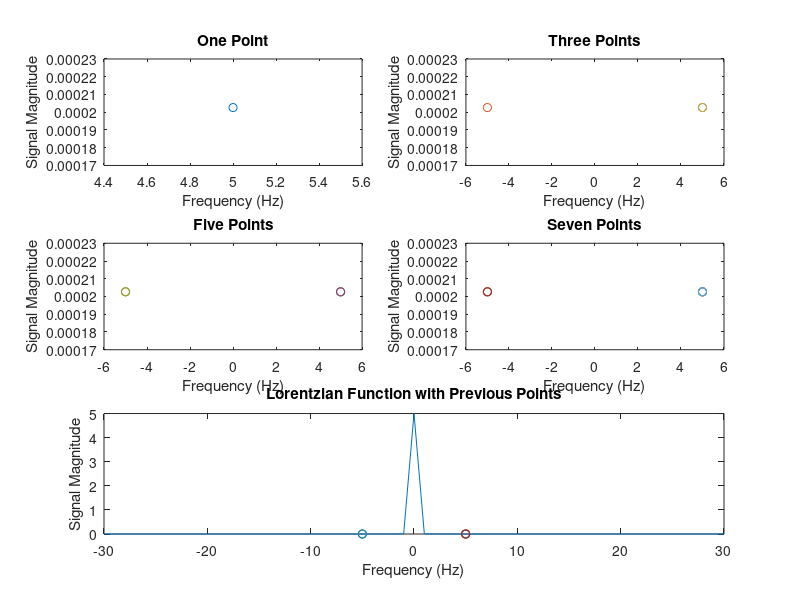

MATLAB code for this plot:
% constant
T2 = input('What T2 value for all 7 points?');
Mo = 1;


figure()


subplot(3,2,1)

% plot first point

frequency1 = input('What is the first frequency:');

point1 = Mo .* ((T2)./(1+((2*pi*frequency1) .* T2).^2));

plot(frequency1, point1, 'o');

%label subplot
title('One Point')
xlabel('Frequency (Hz)')
ylabel('Signal Magnitude')

subplot(3,2,2)
% plot 2 more points  
frequency2pos = input('Second Frequency:');
frequency2neg = -(frequency2pos);

point2 =  Mo .* ((T2)./(1+((2*pi*frequency2pos) .* T2).^2));
point3 = Mo .* ((T2)./(1+((2*pi*frequency2neg) .* T2).^2));

plot(frequency2pos, point2, 'o')
hold on 
plot(frequency2neg, point3, 'o')
plot(frequency1, point1, 'o')
hold off

%label
title('Three Points')
xlabel('Frequency (Hz)')
ylabel('Signal Magnitude')


subplot(3,2,3)
% plot 2 more points 
frequency3pos = input('Third frequency:');
frequency3neg = -(frequency3pos);

point4 =  Mo .* ((T2)./(1+((2*pi*frequency3pos) .* T2).^2));
point5 = Mo .* ((T2)./(1+((2*pi*frequency3neg) .* T2).^2));

plot(frequency2pos, point2, 'o')
hold on 
plot(frequency2neg, point3, 'o')
plot(frequency1, point1, 'o')
plot(frequency3pos, point4, 'o')
plot(frequency3neg, point5, 'o')
hold off

%label
title('Five Points')
xlabel('Frequency (Hz)')
ylabel('Signal Magnitude')


subplot(3,2,4)
% plot 2 more points 
frequency4pos = input('Fourth frequency:');
frequency4neg = -(frequency4pos);

point6 =  Mo .* ((T2)./(1+((2*pi*frequency4pos) .* T2).^2));
point7 = Mo .* ((T2)./(1+((2*pi*frequency4neg) .* T2).^2));

plot(frequency2pos, point2, 'o')
hold on 
plot(frequency2neg, point3, 'o')
plot(frequency1, point1, 'o')
plot(frequency3pos, point4, 'o')
plot(frequency3neg, point5, 'o')
plot(frequency4pos, point6, 'o')
plot(frequency4neg, point7, 'o')
hold off

%label
title('Seven Points')
xlabel('Frequency (Hz)')
ylabel('Signal Magnitude')


subplot(3,2,[5,6])
% plot points with matching Lorentzian function
frequency = -30:1:30;
omega = 2*pi*frequency;

lor = Mo .* ((T2)./(1+(omega .* T2).^2));
plot(frequency, lor)

hold on 
plot(frequency2pos, point2, 'o')
plot(frequency2neg, point3, 'o')
plot(frequency1, point1, 'o')
plot(frequency3pos, point4, 'o')
plot(frequency3neg, point5, 'o')
plot(frequency4pos, point6, 'o')
plot(frequency4neg, point7, 'o')
hold off

%label
title('Lorentzian Function with Previous Points')
xlabel('Frequency (Hz)')
ylabel('Signal Magnitude')


